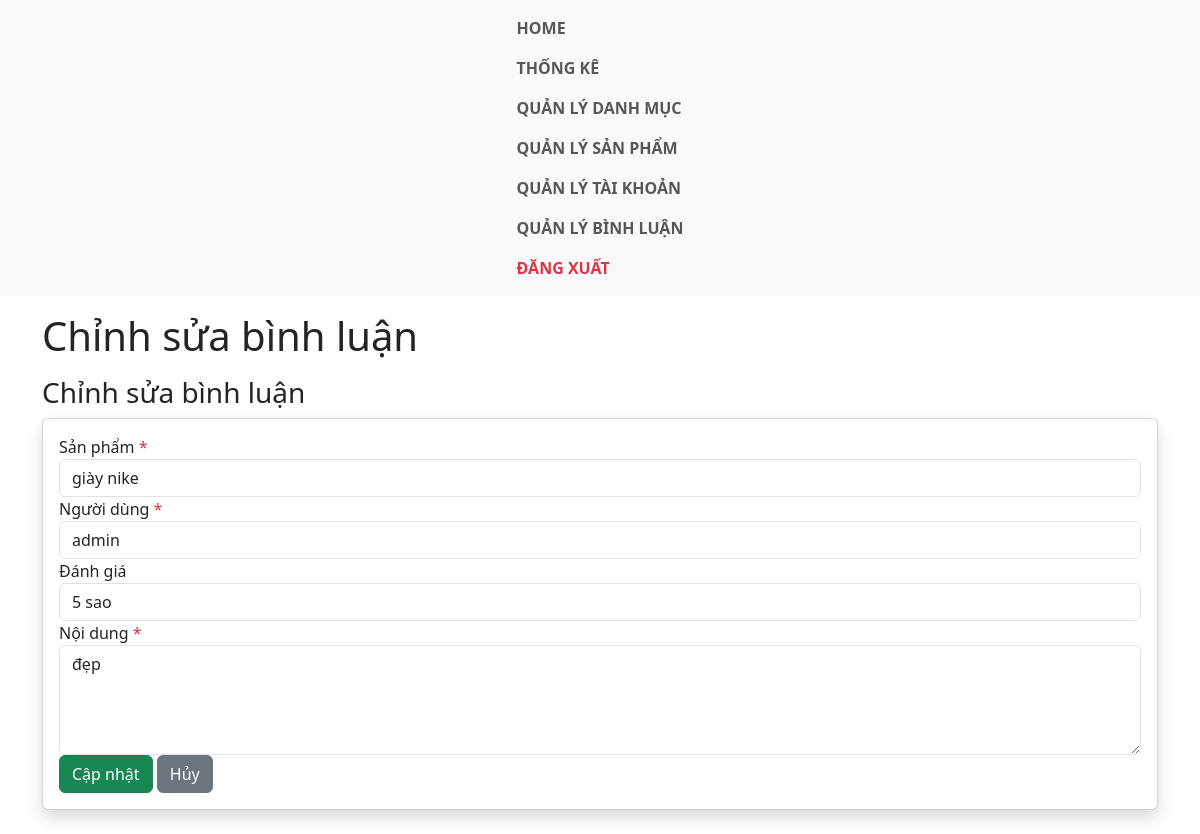
The page /?mode=admin&action=edit-comment&id=3 (signed in) on the database its author committed.
### tables this page shows
CREATE TABLE `comments` (
  `id` int NOT NULL,
  `user_id` int NOT NULL,
  `product_id` int NOT NULL,
  `content` varchar(200) NOT NULL,
  `created_at` int NOT NULL,
  `status` tinyint(1) NOT NULL DEFAULT '1',
  `rating` int NOT NULL DEFAULT '5'
);

CREATE TABLE `products` (
  `id` int NOT NULL,
  `name` varchar(50) NOT NULL,
  `description` varchar(255) NOT NULL,
  `categories_id` int NOT NULL,
  `price` int NOT NULL,
  `quantity` int NOT NULL,
  `img` varchar(255) NOT NULL,
  `view_count` int DEFAULT NULL
);

CREATE TABLE `users` (
  `id` int NOT NULL,
  `username` varchar(200) NOT NULL,
  `email` varchar(200) NOT NULL,
  `password` varchar(200) NOT NULL,
  `is_admin` tinyint(1) NOT NULL DEFAULT '0'
);

### controllers/admin/CommentController.php (called while the page is built, shortened)
<?php
class CommentController {
    private $commentModel;
    public function __construct() {
        $this->commentModel = new Comment();
    }
    public function edit() {
        $productModel = new Product();
        $userModel = new User();
        $id = $_GET['id'];
        $comment = $this->commentModel->find($id);
        $title = 'Chỉnh sửa bình luận';
        $products = $productModel->getAll();
        $users = $userModel->getAll();
        require_once PATH_VIEW_ADMIN_MAIN;
    }
}
?>

### routes/admin.php (called while the page is built)
<?php
$action = $_GET['action'] ?? '/';
match ($action) {
    'login' => (new AuthController)->login(),
    'authenticate' => (new AuthController)->authenticate(),
    'logout' => (new AuthController)->logout(),
    '/'         => (new DashboardController)->index(),
    'index-product' => (new ProductController)->index(),
    'show-product' => (new ProductController)->show(),
    'delete-product' => (new ProductController)->delete(),
    'create-product' => (new ProductController)->create(),
    'store-product' => (new ProductController)->store(),
    'edit-product' => (new ProductController)->edit(),
    'update-product' => (new ProductController)->update(),
    'thong-ke' => (new StatisticController)->index(),
    'index-category' => (new CategoryController)->index(),
    'create-category' => (new CategoryController)->create(),
    'store-category' => (new CategoryController)->store(),
    'edit-category' => (new CategoryController)->edit(),
    'update-category' => (new CategoryController)->update(),
    'delete-category' => (new CategoryController)->delete(),
    'index-user' => (new UserController)->index(),
    'create-user' => (new UserController)->create(),
    'store-user' => (new UserController)->store(),
    'edit-user' => (new UserController)->edit(),
    'update-user' => (new UserController)->update(),
    'delete-user' => (new UserController)->delete(),
    'index-comment' => (new CommentController)->index(),
    'create-comment' => (new CommentController)->create(),
    'store-comment' => (new CommentController)->store(),
    'edit-comment' => (new CommentController)->edit(),
    'update-comment' => (new CommentController)->update(),
    'delete-comment' => (new CommentController)->delete(),
};
?>

### models/BaseModel.php (called while the page is built, shortened)
<?php
class BaseModel
{
    public function __construct()
    {
        $dsn = sprintf('mysql:host=%s;port=%s;dbname=%s;charset=utf8', DB_HOST, DB_PORT, DB_NAME);
        try {
            $this->pdo = new PDO($dsn, DB_USERNAME, DB_PASSWORD, DB_OPTIONS);
        } catch (PDOException $e) {
            die("Kết nối cơ sở dữ liệu thất bại: {$e->getMessage()}. Vui lòng thử lại sau.");
        }
    }
}

### models/Comment.php (called while the page is built, shortened)
<?php
class Comment extends BaseModel {
    public function find($id) {
        $sql = "SELECT * FROM comments WHERE id = :id";
        $stmt = $this->pdo->prepare($sql);
        $stmt->execute([':id' => $id]);
        return $stmt->fetch();
    }
}
?>

### models/Product.php (called while the page is built, shortened)
<?php
    class Product extends BaseModel {
        public function getAll() {
            $sql = "SELECT p.*, cat.name as cat_name FROM `products` as p
             JOIN categories as cat
             ON p.categories_id = cat.id ORDER BY p.id DESC;";
            $stmt = $this->pdo->prepare($sql);
            $stmt->execute();
            return $stmt->fetchAll();
        }
    }
?>

### models/User.php (called while the page is built, shortened)
<?php
class User extends BaseModel {
    public function getAll() {
        $sql = "SELECT * FROM users ORDER BY id DESC";
        $stmt = $this->pdo->prepare($sql);
        $stmt->execute();
        return $stmt->fetchAll();
    }
}
?>

### views/admin/comment/edit.php (the view, shortened to what this page needs)
<div class="container-fluid">
    <h1 class="h3 mb-2 text-gray-800"><?= $title ?></h1>
    <div class="card shadow mb-4">
        <div class="card-body">
            <form action="<?= BASE_URL_ADMIN ?>&action=update-comment&id=<?= $comment['id'] ?>" method="POST">
                <div class="form-group">
                    <label for="product_id">Sản phẩm <span class="text-danger">*</span></label>
                    <select class="form-control" id="product_id" name="product_id" required>
                        <?php foreach ($products as $product): ?>
                            <option value="<?= $product['id'] ?>" <?= $product['id'] == $comment['product_id'] ? 'selected' : '' ?>>
                                <?= $product['name'] ?>
                            </option>
                        <?php endforeach; ?>
                    </select>
                </div>
                <div class="form-group">
                    <label for="user_id">Người dùng <span class="text-danger">*</span></label>
                    <select class="form-control" id="user_id" name="user_id" required>
                        <?php foreach ($users as $user): ?>
                            <option value="<?= $user['id'] ?>" <?= $user['id'] == $comment['user_id'] ? 'selected' : '' ?>>
                                <?= $user['username'] ?>
                            </option>
                        <?php endforeach; ?>
                    </select>
                </div>
                <div class="form-group">
                    <label for="rating">Đánh giá</label>
                    <select class="form-control" id="rating" name="rating">
                        <option value="5" <?= ($comment['rating'] ?? 5) == 5 ? 'selected' : '' ?>>5 sao</option>
                    </select>
                </div>
                <div class="form-group">
                    <label for="content">Nội dung <span class="text-danger">*</span></label>
                    <textarea class="form-control" id="content" name="content" rows="4" required><?= $comment['content'] ?? '' ?></textarea>
                </div>
                <button type="submit" class="btn btn-success">Cập nhật</button>
                <a href="<?= BASE_URL_ADMIN ?>&action=index-comment" class="btn btn-secondary">Hủy</a>
            </form>
        </div>
    </div>
</div>

### rows shown on the page
comments: product_id "giày nike", user_id "admin", rating "5 sao", content "đẹp"

### other values the page prints
$title "Chỉnh sửa bình luận"
